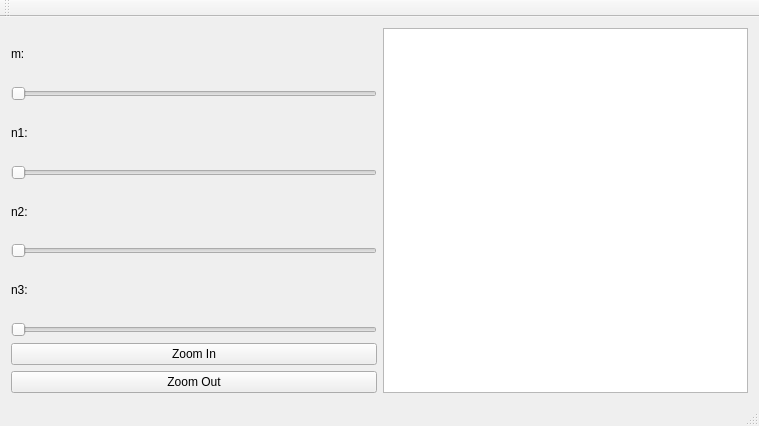
<?xml version="1.0" encoding="UTF-8"?>
<ui version="4.0">
 <class>MainWindow</class>
 <widget class="QMainWindow" name="MainWindow">
  <property name="geometry">
   <rect>
    <x>0</x>
    <y>0</y>
    <width>759</width>
    <height>426</height>
   </rect>
  </property>
  <property name="windowTitle">
   <string>MainWindow</string>
  </property>
  <widget class="QWidget" name="centralWidget">
   <layout class="QHBoxLayout" name="horizontalLayout">
    <item>
     <layout class="QVBoxLayout" name="verticalLayout">
      <item>
       <widget class="QLabel" name="Label_m">
        <property name="text">
         <string>m: </string>
        </property>
       </widget>
      </item>
      <item>
       <widget class="QSlider" name="slider_m">
        <property name="orientation">
         <enum>Qt::Horizontal</enum>
        </property>
       </widget>
      </item>
      <item>
       <widget class="QLabel" name="Label_n1">
        <property name="text">
         <string>n1:</string>
        </property>
       </widget>
      </item>
      <item>
       <widget class="QSlider" name="Slider_n1">
        <property name="orientation">
         <enum>Qt::Horizontal</enum>
        </property>
       </widget>
      </item>
      <item>
       <widget class="QLabel" name="Label_n2">
        <property name="text">
         <string>n2:</string>
        </property>
       </widget>
      </item>
      <item>
       <widget class="QSlider" name="Slider_n2">
        <property name="orientation">
         <enum>Qt::Horizontal</enum>
        </property>
       </widget>
      </item>
      <item>
       <widget class="QLabel" name="Label_n3">
        <property name="text">
         <string>n3:</string>
        </property>
       </widget>
      </item>
      <item>
       <widget class="QSlider" name="Slider_n3">
        <property name="orientation">
         <enum>Qt::Horizontal</enum>
        </property>
       </widget>
      </item>
      <item>
       <layout class="QVBoxLayout" name="verticalLayout_2">
        <item>
         <widget class="QPushButton" name="btn_zoomIn">
          <property name="text">
           <string>Zoom In</string>
          </property>
         </widget>
        </item>
        <item>
         <widget class="QPushButton" name="btn_zoomOut">
          <property name="text">
           <string>Zoom Out</string>
          </property>
         </widget>
        </item>
       </layout>
      </item>
     </layout>
    </item>
    <item>
     <widget class="QGraphicsView" name="gielisScene">
      <property name="maximumSize">
       <size>
        <width>1000</width>
        <height>1000</height>
       </size>
      </property>
     </widget>
    </item>
   </layout>
  </widget>
  <widget class="QToolBar" name="mainToolBar">
   <attribute name="toolBarArea">
    <enum>TopToolBarArea</enum>
   </attribute>
   <attribute name="toolBarBreak">
    <bool>false</bool>
   </attribute>
  </widget>
  <widget class="QStatusBar" name="statusBar"/>
 </widget>
 <layoutdefault spacing="6" margin="11"/>
 <resources/>
 <connections/>
</ui>
